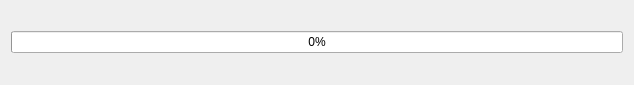
<?xml version="1.0" encoding="UTF-8"?>
<ui version="4.0">
 <class>ExcelDlg</class>
 <widget class="QDialog" name="ExcelDlg">
  <property name="geometry">
   <rect>
    <x>0</x>
    <y>0</y>
    <width>634</width>
    <height>85</height>
   </rect>
  </property>
  <property name="windowTitle">
   <string>正在处理</string>
  </property>
  <layout class="QVBoxLayout" name="verticalLayout">
   <item>
    <widget class="QProgressBar" name="progressBar">
     <property name="value">
      <number>0</number>
     </property>
    </widget>
   </item>
  </layout>
 </widget>
 <layoutdefault spacing="6" margin="11"/>
 <resources/>
 <connections/>
</ui>
